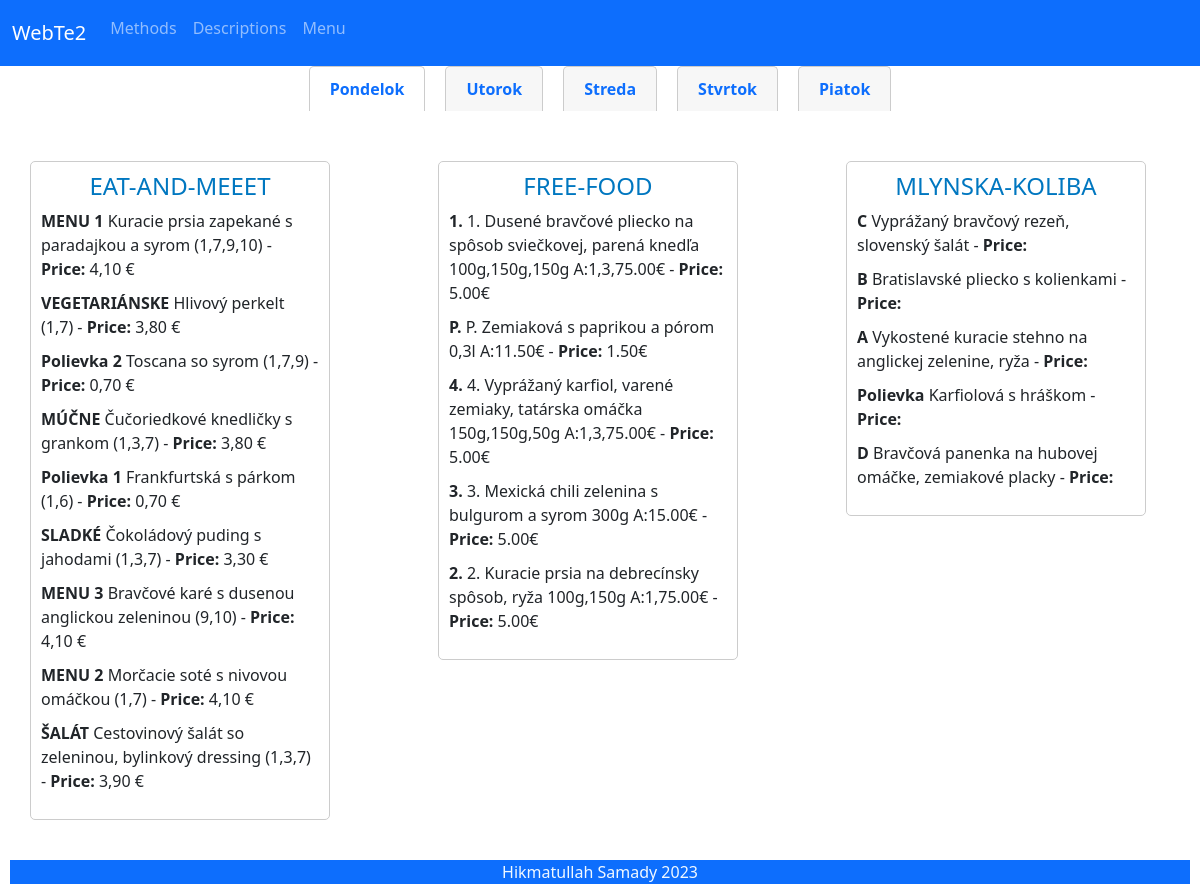
/client/index.php?day=Pondelok, run on the app's committed database.
### tables this page shows
CREATE TABLE `menu` (
  `id` int NOT NULL,
  `restaurant_id` int NOT NULL,
  `price` varchar(25) DEFAULT NULL,
  `type` varchar(255) NOT NULL,
  `dish` varchar(255) NOT NULL,
  `day` varchar(25) NOT NULL
);

### client/index.php (the view, shortened to what this page needs)
<!DOCTYPE html>
<html lang="en">
<head>
    <link href="https://cdn.jsdelivr.net/npm/bootstrap@5.0.2/dist/css/bootstrap.min.css" rel="stylesheet">
</head>
<body>
    <?php include './components/header.php' ?>
    <div class="">
        <?php
        $database = new Database();
        $conn = $database->getConnection();
        $selected_day = isset($_GET['day']) ? $_GET['day'] : 'pondelok';
        $sql = "SELECT * , restaurant.name as resName FROM menu left join restaurant on menu.restaurant_id = restaurant.id WHERE menu.day='$selected_day' ORDER BY resName ASC";
        $result = mysqli_query($conn, $sql);
        $menus = array();
        while ($row = mysqli_fetch_assoc($result)) {
            if (!isset($menus[$row['resName']])) {
                $menus[$row['resName']] = array();
            }
            array_push($menus[$row['resName']], array('dish' => $row['dish'], 'type' => $row['type'], 'price' => $row['price']));
        }
        $weekdays = array('Pondelok', 'Utorok', 'Streda', 'Stvrtok', 'Piatok');
        echo '<div class="tabs">';
        foreach ($weekdays as $day) {
            $class = ($day == $selected_day) ? 'active' : '';
            echo "<a href=\"?day=$day\" class=\"tab $class\">$day</a>";
        }
        echo '</div>';
        echo '<div class="row">';
        foreach ($menus as $restaurant => $menu) {
            echo '<div class="col">';
            echo '<div class="restaurant-container">';
            echo "<h3 class='head'>" . strtoupper($restaurant) . "</h3>";
            echo '<ul>';
            foreach ($menu as $item) {
                echo "<li><strong>{$item['type']}</strong> {$item['dish']} - <strong>Price:</strong> {$item['price']}</li>";
            }
            echo '</ul>';
            echo '</div>';
            echo '</div>';
        }
        echo '</div>';
        ?>
    </div>
    <?php include './components/footer.php' ?>
</body>
</html>

### client/index.php (style rules this page uses)
.head { text-align: center; margin: 10; color: blue; }
.tabs { display: flex; justify-content: center; margin-bottom: 20px; }
.tab { padding: 10px 20px; margin: 0 10px; border: 1px solid #ccc; border-bottom: none; border-radius: 5px 5px 0 0; background-color: #f7f7f7; font-weight: bold; text-decoration: none; }
.active { border-color: #ccc; background-color: #fff; }
ul { list-style: none; padding-left: 0; }
li { margin-bottom: 10px; }
.restaurant-container { width: 300px; margin: 10px; padding: 10px; border: 1px solid #ccc; border-radius: 5px; display: inline-block; }
.restaurant-container h3.head { font-size: 24px; color: #0077c0; }
.row { display: flex; flex-wrap: wrap; justify-content: center; }
.col { flex-basis: calc(100% / 3 - 40px); margin: 20px; }

### data on the page
menu: type "MENU 1", dish "Kuracie prsia zapekané s paradajkou a syrom (1,7,9,10)", price "4,10 €"
menu: type "VEGETARIÁNSKE", dish "Hlivový perkelt (1,7)", price "3,80 €"
menu: type "Polievka 2", dish "Toscana so syrom (1,7,9)", price "0,70 €"
menu: type "MÚČNE", dish "Čučoriedkové knedličky s grankom (1,3,7)", price "3,80 €"
menu: type "Polievka 1", dish "Frankfurtská s párkom (1,6)", price "0,70 €"
menu: type "SLADKÉ", dish "Čokoládový puding s jahodami (1,3,7)", price "3,30 €"
menu: type "MENU 3", dish "Bravčové karé s dusenou anglickou zeleninou (9,10)", price "4,10 €"
menu: type "MENU 2", dish "Morčacie soté s nivovou omáčkou (1,7)", price "4,10 €"
menu: type "ŠALÁT", dish "Cestovinový šalát so zeleninou, bylinkový dressing (1,3,7)", price "3,90 €"
menu: type "1.", dish "1. Dusené bravčové pliecko na spôsob sviečkovej, parená knedľa 100g,150g,150g A:1,3,75.00€", price "5.00€"
menu: type "P.", dish "P. Zemiaková s paprikou a pórom 0,3l A:11.50€", price "1.50€"
menu: type "4.", dish "4. Vyprážaný karfiol, varené zemiaky, tatárska omáčka 150g,150g,50g A:1,3,75.00€", price "5.00€"
menu: type "3.", dish "3. Mexická chili zelenina s bulgurom a syrom 300g A:15.00€", price "5.00€"
menu: type "2.", dish "2. Kuracie prsia na debrecínsky spôsob, ryža 100g,150g A:1,75.00€", price "5.00€"
menu: type "C", dish "Vyprážaný bravčový rezeň, slovenský šalát"
menu: type "B", dish "Bratislavské pliecko s kolienkami"
menu: type "A", dish "Vykostené kuracie stehno na anglickej zelenine, ryža"
menu: type "Polievka", dish "Karfiolová s hráškom"
menu: type "D", dish "Bravčová panenka na hubovej omáčke, zemiakové placky"

### other printed values
$day "Pondelok"
$day "Utorok"
$day "Streda"
$day "Stvrtok"
$day "Piatok"
$restaurant "EAT-AND-MEEET"
$restaurant "FREE-FOOD"
$restaurant "MLYNSKA-KOLIBA"
